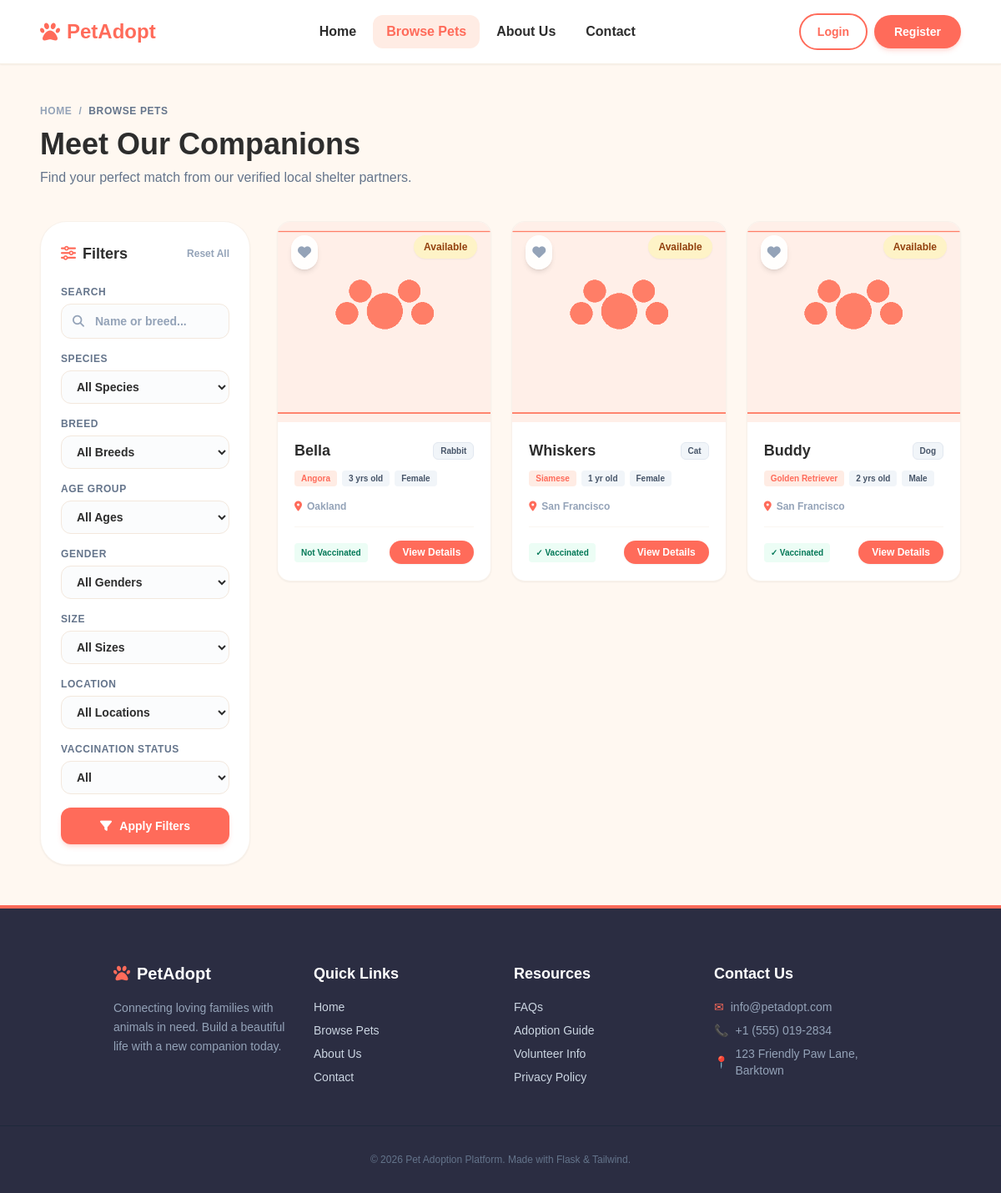
/pets, run on the app's committed database.
### models.py (models this page shows, shortened)
class Pet(db.Model):
    __tablename__ = 'pets'
    id = db.Column(db.Integer, primary_key=True)
    name = db.Column(db.String(100), nullable=False)
    species = db.Column(db.String(50), nullable=False)  # Dog, Cat, Rabbit, Bird, Other
    breed = db.Column(db.String(100), nullable=True)
    age = db.Column(db.Integer, nullable=True)
    gender = db.Column(db.String(20), nullable=False)  # Male, Female
    size = db.Column(db.String(20), nullable=False)  # Small, Medium, Large
    color = db.Column(db.String(50), nullable=True)
    description = db.Column(db.Text, nullable=True)
    photo = db.Column(db.String(255), nullable=True, default='default_pet.png')
    location = db.Column(db.String(100), nullable=False)
    vaccinated = db.Column(db.Boolean, default=False)
    is_adopted = db.Column(db.Boolean, default=False)
    shelter_id = db.Column(db.Integer, db.ForeignKey('users.id'), nullable=False)
    created_at = db.Column(db.DateTime, default=datetime.utcnow)
    applications = db.relationship('AdoptionApplication', backref='pet', lazy=True, cascade="all, delete-orphan")

### pet_routes.py (the view, shortened to what this page needs)
@pets_bp.route('/pets')
def pet_list():
    query = Pet.query.filter_by(is_adopted=False)
    search = request.args.get('search', '').strip()
    species = request.args.get('species', '').strip()
    breed = request.args.get('breed', '').strip()
    gender = request.args.get('gender', '').strip()
    size = request.args.get('size', '').strip()
    location = request.args.get('location', '').strip()
    age_group = request.args.get('age_group', '').strip()
    vaccinated = request.args.get('vaccinated', '').strip()
    if search:
        query = query.filter(db.or_(Pet.name.ilike(f'%{search}%'), Pet.breed.ilike(f'%{search}%')))
    if species:
        query = query.filter_by(species=species)
    if breed:
        query = query.filter_by(breed=breed)
    if gender:
        query = query.filter_by(gender=gender)
    if size:
        query = query.filter_by(size=size)
    if location:
        query = query.filter_by(location=location)
    if vaccinated == 'yes':
        query = query.filter_by(vaccinated=True)
    elif vaccinated == 'no':
        query = query.filter_by(vaccinated=False)
    pets = query.order_by(Pet.created_at.desc()).all()
    all_breeds = db.session.query(Pet.breed).filter(Pet.is_adopted == False, Pet.breed != None).distinct().all()
    all_breeds = sorted([b[0] for b in all_breeds if b[0]])
    all_locations = db.session.query(Pet.location).filter(Pet.is_adopted == False, Pet.location != None).distinct().all()
    all_locations = sorted([l[0] for l in all_locations if l[0]])
    return render_template('pets/pet_list.html',
                           pets=pets,
                           all_breeds=all_breeds,
                           all_locations=all_locations,
                           search=search,
                           species_filter=species,
                           breed_filter=breed,
                           gender_filter=gender,
                           size_filter=size,
                           location_filter=location,
                           age_group_filter=age_group,
                           vaccinated_filter=vaccinated)

### templates/pets/pet_list.html (shortened to what this page needs)
{% extends 'base.html' %}
{% block content %}
<div class="container mx-auto max-w-7xl px-6 md:px-12 py-12">
    <div class="mb-10 text-left animate-fade-in-up">
        <nav class="flex items-center gap-2 text-xs font-bold uppercase tracking-wider text-slate-400 mb-3">
            <a href="{{ url_for('general.home') }}" class="hover:text-primary transition-colors">Home</a>
            <span>/</span>
            <span class="text-slate-500">Browse Pets</span>
        </nav>
        <div class="flex flex-col md:flex-row md:items-end justify-between gap-4">
            <div>
                <h1 class="text-3xl md:text-4xl font-black text-dark mb-2">Meet Our Companions</h1>
                <p class="text-slate-500 text-sm md:text-base">Find your perfect match from our verified local shelter partners.</p>
            </div>
        </div>
    </div>
    <div class="lg:grid lg:grid-cols-12 lg:gap-8 items-start">
        <aside class="hidden lg:block lg:col-span-3 sticky top-24 bg-white border border-border/60 rounded-[32px] p-6 shadow-sm">
            <div class="flex justify-between items-center mb-6">
                <h2 class="text-lg font-black text-dark flex items-center gap-2">
                    <i class="fa-solid fa-sliders text-primary"></i> Filters
                </h2>
                <a href="{{ url_for('pets.pet_list') }}" class="text-xs font-bold text-slate-400 hover:text-primary transition-colors">Reset All</a>
            </div>
            <form method="GET" action="{{ url_for('pets.pet_list') }}" class="space-y-4 text-left">
                <div class="flex flex-col gap-1.5">
                    <label for="search" class="text-xs font-bold text-slate-500 uppercase tracking-wider">Search</label>
                    <div class="relative flex items-center">
                        <i class="fa-solid fa-magnifying-glass absolute left-3.5 text-slate-400 text-sm"></i>
                        <input
                          type="text"
                          id="search"
                          name="search"
                          placeholder="Name or breed..."
                          value="{{ search }}"
                          class="w-full bg-slate-50/50 pl-10 pr-3.5 py-2.5 rounded-xl border border-border outline-none text-sm text-dark placeholder:text-slate-400 font-semibold focus:bg-white focus:border-primary transition-colors"
                        />
                    </div>
                </div>
                <div class="flex flex-col gap-1.5">
                    <label for="species" class="text-xs font-bold text-slate-500 uppercase tracking-wider">Species</label>
                    <select
                      id="species"
                      name="species"
                      class="w-full bg-slate-50/50 px-3.5 py-2.5 rounded-xl border border-border outline-none text-sm text-dark font-semibold focus:bg-white focus:border-primary transition-colors"
                    >
                        <option value="">All Species</option>
                    </select>
                </div>
                <div class="flex flex-col gap-1.5">
                    <label for="breed" class="text-xs font-bold text-slate-500 uppercase tracking-wider">Breed</label>
                    <select
                      id="breed"
                      name="breed"
                      class="w-full bg-slate-50/50 px-3.5 py-2.5 rounded-xl border border-border outline-none text-sm text-dark font-semibold focus:bg-white focus:border-primary transition-colors"
                    >
                        <option value="">All Breeds</option>
                    </select>
                </div>
                <div class="flex flex-col gap-1.5">
                    <label for="age_group" class="text-xs font-bold text-slate-500 uppercase tracking-wider">Age Group</label>
                    <select
                      id="age_group"
                      name="age_group"
                      class="w-full bg-slate-50/50 px-3.5 py-2.5 rounded-xl border border-border outline-none text-sm text-dark font-semibold focus:bg-white focus:border-primary transition-colors"
                    >
                        <option value="">All Ages</option>
                    </select>
                </div>
                <div class="flex flex-col gap-1.5">
                    <label for="gender" class="text-xs font-bold text-slate-500 uppercase tracking-wider">Gender</label>
                    <select
                      id="gender"
                      name="gender"
                      class="w-full bg-slate-50/50 px-3.5 py-2.5 rounded-xl border border-border outline-none text-sm text-dark font-semibold focus:bg-white focus:border-primary transition-colors"
                    >
                        <option value="">All Genders</option>
                    </select>
                </div>
                <div class="flex flex-col gap-1.5">
                    <label for="size" class="text-xs font-bold text-slate-500 uppercase tracking-wider">Size</label>
                    <select
                      id="size"
                      name="size"
                      class="w-full bg-slate-50/50 px-3.5 py-2.5 rounded-xl border border-border outline-none text-sm text-dark font-semibold focus:bg-white focus:border-primary transition-colors"
                    >
                        <option value="">All Sizes</option>
                    </select>
                </div>
                <div class="flex flex-col gap-1.5">
                    <label for="location" class="text-xs font-bold text-slate-500 uppercase tracking-wider">Location</label>
                    <select
                      id="location"
                      name="location"
                      class="w-full bg-slate-50/50 px-3.5 py-2.5 rounded-xl border border-border outline-none text-sm text-dark font-semibold focus:bg-white focus:border-primary transition-colors"
                    >
                        <option value="">All Locations</option>
                    </select>
                </div>
                <div class="flex flex-col gap-1.5">
                    <label for="vaccinated" class="text-xs font-bold text-slate-500 uppercase tracking-wider">Vaccination Status</label>
                    <select
                      id="vaccinated"
                      name="vaccinated"
                      class="w-full bg-slate-50/50 px-3.5 py-2.5 rounded-xl border border-border outline-none text-sm text-dark font-semibold focus:bg-white focus:border-primary transition-colors"
                    >
                        <option value="">All</option>
                    </select>
                </div>
                <button
                  type="submit"
                  class="w-full py-3 bg-primary hover:bg-primary-hover text-white font-bold rounded-xl shadow-md shadow-primary/20 transition-all text-sm active:scale-95 hover:-translate-y-0.5 mt-2"
                >
                    <i class="fa-solid fa-filter mr-1.5"></i> Apply Filters
                </button>
            </form>
        </aside>
        <main class="lg:col-span-9">
            <div class="grid grid-cols-1 sm:grid-cols-2 lg:grid-cols-3 gap-6">
                {% if pets %}
                    {% for pet in pets %}
                        <div class="group bg-white border border-border/60 rounded-2xl overflow-hidden shadow-sm hover:shadow-xl hover:border-primary/30 flex flex-col h-full transition-all duration-300 transform hover:-translate-y-2">
                            <div class="relative h-[240px] overflow-hidden">
                                <button
                                  data-pet-id="{{ pet.id }}"
                                  class="fav-btn absolute top-4 left-4 p-2 bg-white/90 backdrop-blur-sm rounded-full shadow-md text-slate-400 hover:text-red-500 hover:scale-110 active:scale-95 transition-all z-10"
                                >
                                    <i class="fa-solid fa-heart text-base"></i>
                                </button>
                                <span class="absolute top-4 right-4 text-xs font-bold px-3 py-1.5 bg-amber-100 text-amber-800 rounded-full shadow-sm">
                                    Available
                                </span>
                                {% if pet.photo %}
                                    <img
                                      src="{{ url_for('static', filename='uploads/pet_photos/' + pet.photo) }}"
                                      alt="{{ pet.name }}"
                                      class="w-full h-full object-cover transition-transform duration-500 group-hover:scale-105"
                                    />
                                {% else %}
                                    <img
                                      src="{{ url_for('static', filename='uploads/pet_photos/default_pet.png') }}"
                                      alt="{{ pet.name }}"
                                      class="w-full h-full object-cover transition-transform duration-500 group-hover:scale-105"
                                    />
                                {% endif %}
                            </div>
                            <div class="p-5 flex-grow flex flex-col justify-between text-left">
                                <div>
                                    <div class="flex justify-between items-center mb-2.5">
                                        <h3 class="text-lg font-black text-dark group-hover:text-primary transition-colors">{{ pet.name }}</h3>
                                        <span class="text-[10px] font-bold px-2 py-0.5 bg-slate-100 border border-slate-200 text-slate-600 rounded-md">
                                            {{ pet.species }}
                                        </span>
                                    </div>
                                    <div class="flex flex-wrap gap-1.5 mb-4">
                                        <span class="text-[10px] font-semibold px-2 py-0.5 bg-primary-light text-primary rounded">
                                            {% if pet.breed %}{{ pet.breed }}{% else %}Mixed Breed{% endif %}
                                        </span>
                                        <span class="text-[10px] font-semibold px-2 py-0.5 bg-slate-100 text-slate-600 rounded">
                                            {{ pet.age }} {% if pet.age == 1 %}yr{% else %}yrs{% endif %} old
                                        </span>
                                        <span class="text-[10px] font-semibold px-2 py-0.5 bg-slate-100 text-slate-600 rounded">
                                            {{ pet.gender }}
                                        </span>
                                    </div>
                                    <div class="flex items-center gap-1.5 text-slate-400 text-xs mb-4 font-semibold">
                                        <i class="fa-solid fa-location-dot text-primary"></i>
                                        <span>{{ pet.location }}</span>
                                    </div>
                                </div>
                                <div class="border-t border-border/40 pt-4 flex justify-between items-center">
                                    <span class="text-[10px] font-bold px-2 py-1 bg-emerald-50 text-emerald-700 rounded">
                                        {% if pet.vaccinated %}✓ Vaccinated{% else %}Not Vaccinated{% endif %}
                                    </span>
                                    <a href="{{ url_for('pets.pet_detail', pet_id=pet.id) }}" class="py-1.5 px-4 bg-primary hover:bg-primary-hover text-white font-bold rounded-full text-xs shadow-sm transition-all active:scale-95">
                                        View Details
                                    </a>
                                </div>
                            </div>
                        </div>
                    {% endfor %}
                {% endif %}
            </div>
        </main>
    </div>
</div>
{% endblock %}

### static/css/style.css (style rules this page uses)
.animate-fade-in-up { opacity: 0; animation: fadeInUp 0.7s cubic-bezier(0.16, 1, 0.3, 1) forwards; }

### data on the page
Pet: photo (placeholder picture), name "Bella", species "Rabbit", breed "Angora", age "3", shows "yrs", gender "Female", location "Oakland", vaccinated "Not Vaccinated"
Pet: photo (placeholder picture), name "Whiskers", species "Cat", breed "Siamese", age "1", shows "yr", gender "Female", location "San Francisco", vaccinated "✓ Vaccinated"
Pet: photo (placeholder picture), name "Buddy", species "Dog", breed "Golden Retriever", age "2", shows "yrs", gender "Male", location "San Francisco", vaccinated "✓ Vaccinated"
